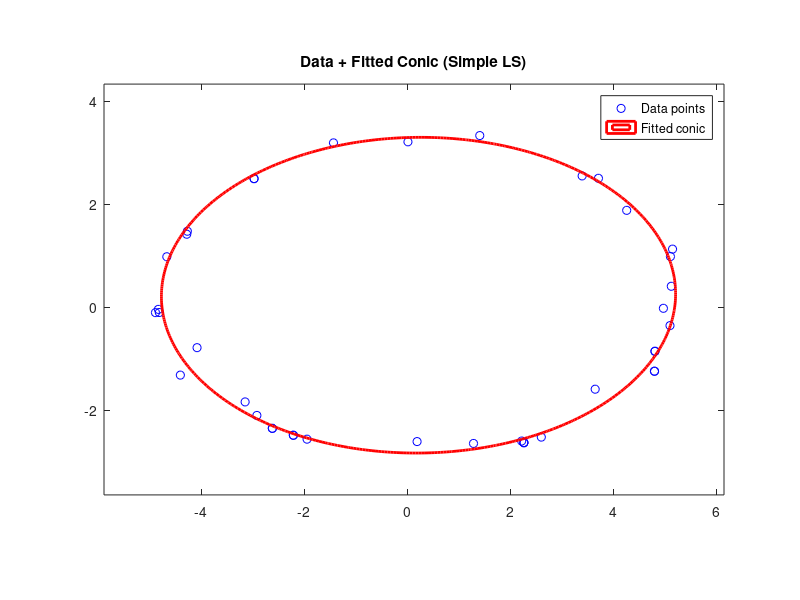

Write MATLAB code to recreate this figure.
clear all; close all; clc;

%% 1) Load the data
load('data.mat');
X = z.x(:);
Y = z.y(:);

%% 2) Build the design matrix M
% Each row: [x_i^2, x_i*y_i, y_i^2, x_i, y_i, 1]
n = length(X);
M = [X.^2, X.*Y, Y.^2, X, Y, ones(n,1)];

%% 3) Split M into M' and f, then solve in simple LS
Mprime = M(:,1:5);   
f      = M(:,6);

alpha = -(Mprime'*Mprime)\(Mprime'*f);

A = alpha(1); 
B = alpha(2); 
C = alpha(3); 
D = alpha(4); 
E = alpha(5); 
F_ = 1;         % fixed

%% 4) Print the results
fprintf('Estimated conic parameters:\n');
fprintf('A = %.6f\n', A);
fprintf('B = %.6f\n', B);
fprintf('C = %.6f\n', C);
fprintf('D = %.6f\n', D);
fprintf('E = %.6f\n', E);
fprintf('F = %.6f\n', F_);

%% 5) Plot the data and the fitted conic
figure; 
plot(X, Y, 'bo');
hold on;
title('Data + Fitted Conic (Simple LS)');
axis equal;

% Make a grid for contour
xMin = min(X) - 1;  xMax = max(X) + 1;
yMin = min(Y) - 1;  yMax = max(Y) + 1;
[xgrid, ygrid] = meshgrid(linspace(xMin, xMax, 200), linspace(yMin, yMax, 200));
Z = A*xgrid.^2 + B*xgrid.*ygrid + C*ygrid.^2 + D*xgrid + E*ygrid + F_;

% Draw the zero contour => the conic
contour(xgrid, ygrid, Z, [0 0], 'r', 'LineWidth', 2);
legend('Data points','Fitted conic');
